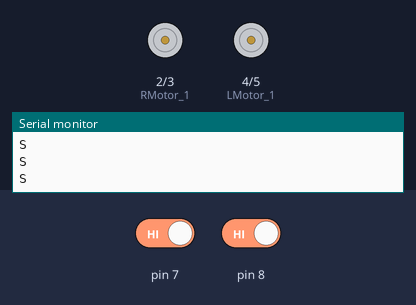
A sketch run on a simulated Arduino Uno, built with avr-gcc and run on an emulated ATmega328P. Shown: motor-driver pin pairs drawn as motors (green arrow = first pin HIGH = forward, orange = second pin HIGH = backward, longer = more drive, scaled by the enable pin), the last lines printed to the serial monitor. Inputs (shaded band) come from the test bench; at power-on: pin 7 HIGH, pin 8 HIGH.

Above: at 1.2 s.
1.3 s: pin 7 driven LOW
At 1.9 s:
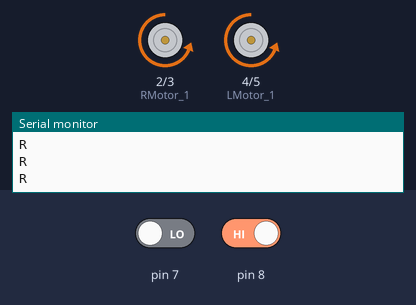
2.8 s: pin 8 driven LOW
At 4.0 s:
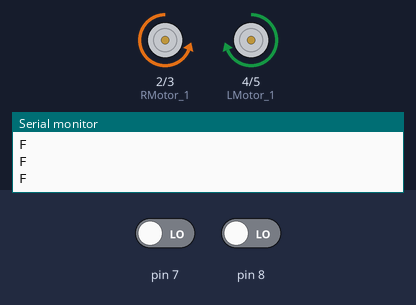
4.3 s: pin 7 driven HIGH
At 5.4 s:
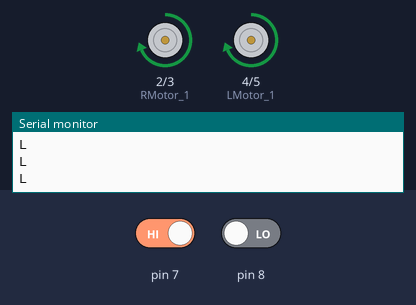
5.8 s: pin 8 driven HIGH
At 6.6 s:
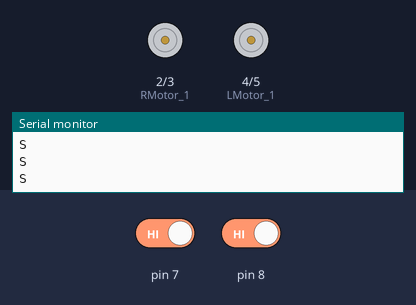
Timing chart, 0 to 8.3 s (numbered marks = the images above; inputs shaded):
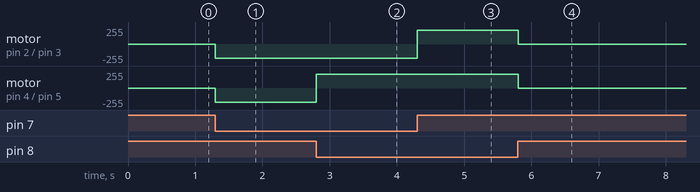

The sketch:

light_following_robot.ino
```cpp
int RMotor_1 = 2;
int RMotor_2 = 3;
int LMotor_1 = 4;
int LMotor_2 = 5;
int REnable = 10;
int LEnable = 11;
int motor_speed;


void setup() {
  Serial.begin(9600);
  Serial.println("GPIO test!");
  pinMode(RMotor_1, OUTPUT);
  pinMode(RMotor_2, OUTPUT);
  pinMode(LMotor_1, OUTPUT);
  pinMode(LMotor_2, OUTPUT);
  pinMode(REnable, OUTPUT);
  pinMode(LEnable, OUTPUT);

  analogWrite(10, 210);
  analogWrite(11, 210);

}

void loop() {
  int ldrright = digitalRead(7);
  int ldrleft = digitalRead(8);

  if (ldrright == 0 && ldrleft == 0) {
    Serial.println("F");
    move_forward();
  }
  if (ldrright == 0 && ldrleft == 1) {
    Serial.println("R");
    turn_right();
  }
  if (ldrright == 1 && ldrleft == 0) {
    Serial.println("L");
    turn_left();
  }
  if (ldrright == 1 && ldrleft == 1) {
    Serial.println("S");
    move_stop();
  }
  delay(100);

}

void move_forward() {
  digitalWrite(RMotor_1, LOW);
  digitalWrite(RMotor_2, HIGH);
  digitalWrite(LMotor_1, HIGH);
  digitalWrite(LMotor_2, LOW);
}

void move_backward() {
  digitalWrite(RMotor_1, HIGH);
  digitalWrite(RMotor_2, LOW);
  digitalWrite(LMotor_1, LOW);
  digitalWrite(LMotor_2, HIGH);
}

void turn_right() {
  digitalWrite(RMotor_1, LOW);
  digitalWrite(RMotor_2, HIGH);
  digitalWrite(LMotor_1, LOW);
  digitalWrite(LMotor_2, HIGH);
}

void turn_left() {
  digitalWrite(RMotor_1, HIGH);
  digitalWrite(RMotor_2, LOW);
  digitalWrite(LMotor_1, HIGH);
  digitalWrite(LMotor_2, LOW);
}

void move_stop() {
  digitalWrite(RMotor_1, LOW);
  digitalWrite(RMotor_2, LOW);
  digitalWrite(LMotor_1, LOW);
  digitalWrite(LMotor_2, LOW);
}
```

Measured:
- after the input at 1.3 s, motor on pin 2 (RMotor_1) / pin 3 (RMotor_2), motor on pin 4 (LMotor_1) / pin 5 (LMotor_2): stopped → backward 210/255 at once
- after the input at 2.8 s, motor on pin 4 (LMotor_1) / pin 5 (LMotor_2): backward 210/255 → forward 210/255 at once
- after the input at 4.3 s, motor on pin 2 (RMotor_1) / pin 3 (RMotor_2): backward 210/255 → forward 210/255 at once
- after the input at 5.8 s, motor on pin 2 (RMotor_1) / pin 3 (RMotor_2), motor on pin 4 (LMotor_1) / pin 5 (LMotor_2): forward 210/255 → stopped at once
